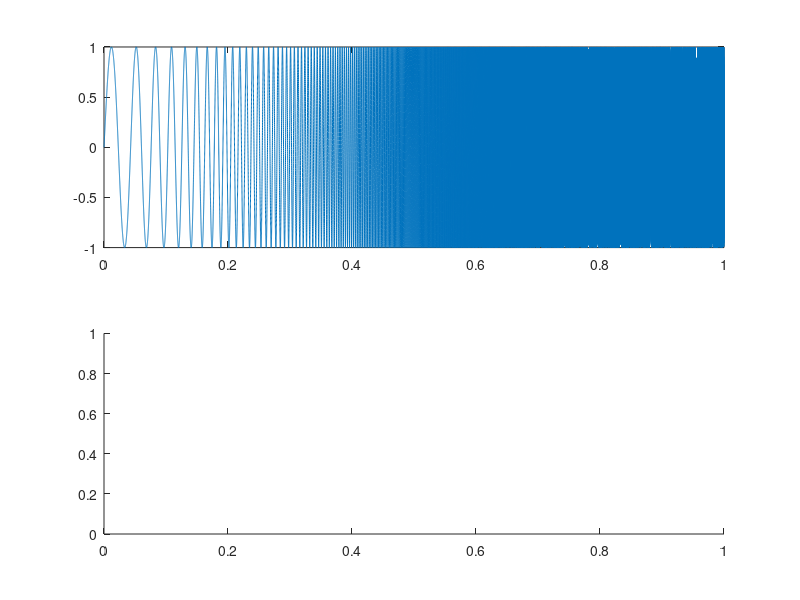

MATLAB code for this plot: (Note: this script raises an error after producing the figure.)
fs=44.1*10^3;
Tp = 1;
f1=20;
f2=20*10^3;
A=1;

ti = linspace(0,1,fs);
x_ss = A*sin(2*pi*f1*ti+pi*(f2-f1)./Tp*ti.^2);
x_log_ss = A*sin((2*pi*f1*Tp/log(f2/f1))*((f2/f1).^ti - 1));
subplot(2,1,1)
plot(ti,x_log_ss);
%spectrogram(x_log_ss,'yaxis');
%spectrogram(x_log_ss,,'yaxis');
subplot(2,1,2)
spectrogram(x_log_ss,256,250,256,fs,'yaxis')


figure(2)
x_rev = fliplr(x_log_ss);
alpha = (0.3*log(10)*log2(f2/f1))/Tp;
inv_filter = x_rev.*exp(-alpha*ti);
subplot(2,1,1);
plot(ti,inv_filter);
subplot(2,1,2);
spectrogram(inv_filter,256,250,256,fs,'yaxis');

figure(3)
plot([-1.*fliplr(ti) ti(2:end)],conv(x_log_ss,inv_filter));

figure(4)
b = fir2(50,[0 0.3 0.5 1],[1 1 0 0]);
plot(b)
y=filter(b,1,x_log_ss)
figure(5)
plot(y)

figure(6)
check = conv(y,inv_filter);
plot(check);


figure(7)
yn = (x_log_ss+0.5.*(x_log_ss.^3))./1.5;
non_lin = conv(yn,inv_filter);
plot(non_lin);
figure(8)
spectrogram(non_lin,256,250,256,fs,'yaxis');
